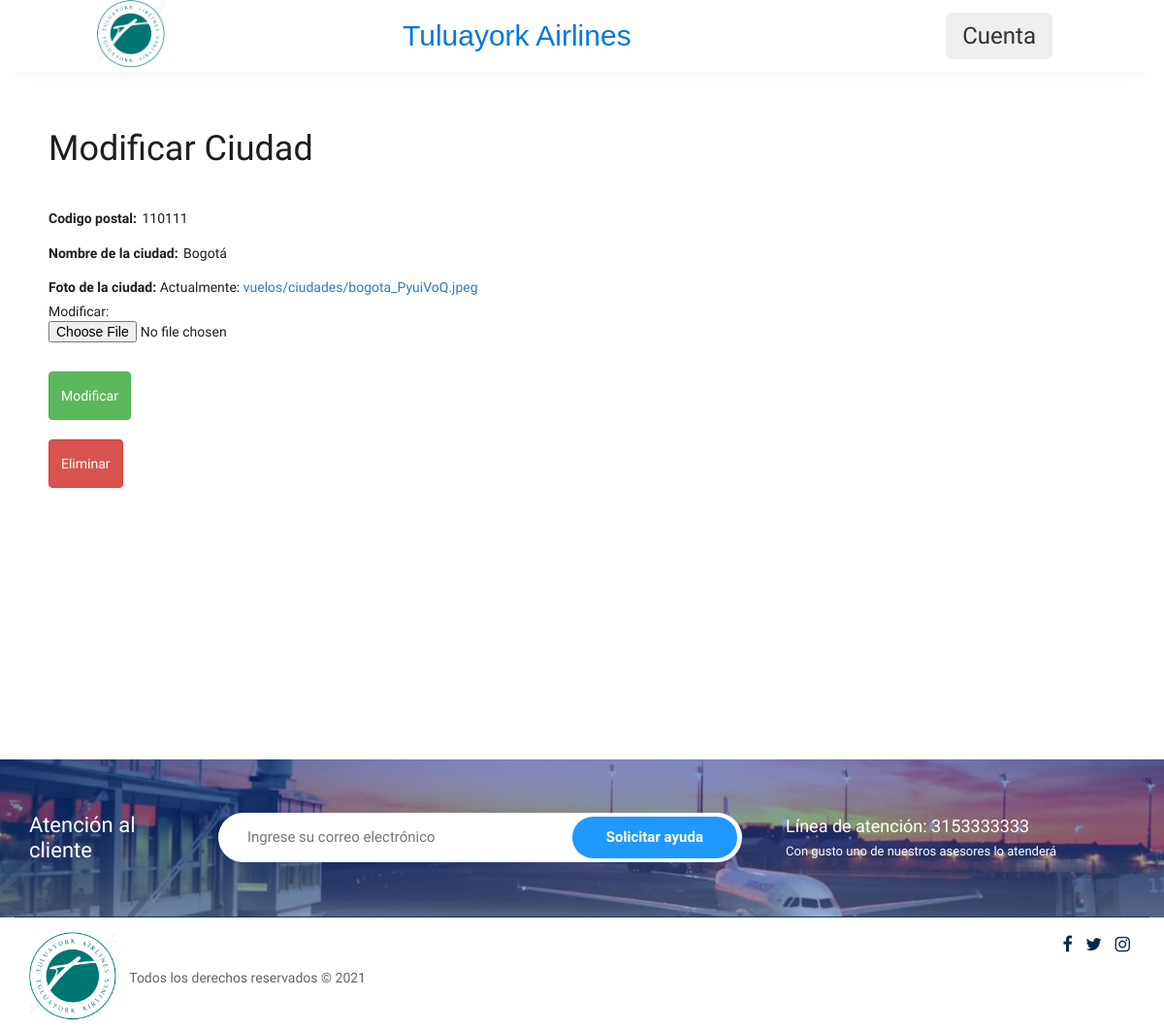
The page /modificar-ciudad-110111 on the database as committed earlier.
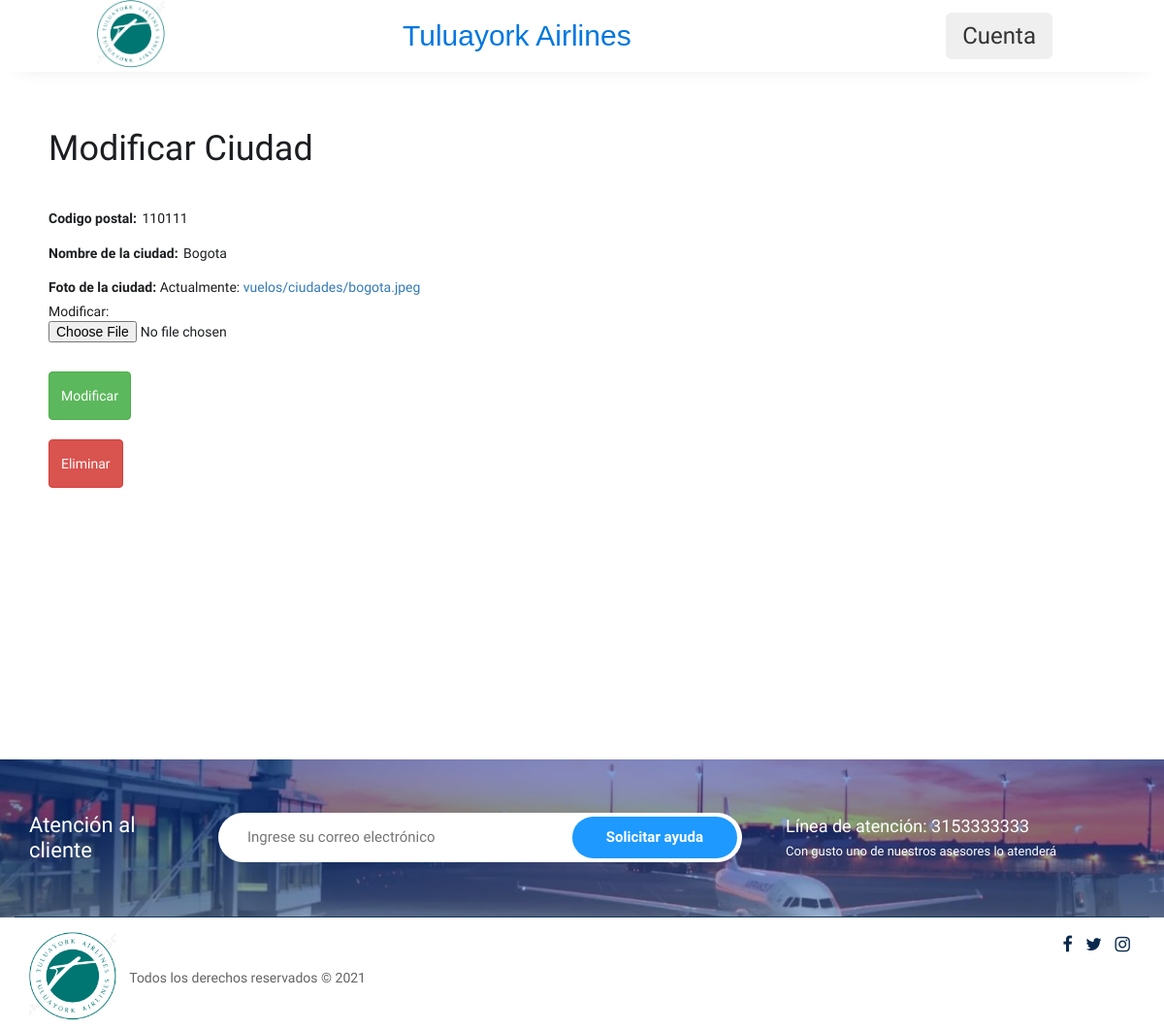
The same page on the database as committed later.
### vuelos/models.py (models this page shows, shortened)
class Ciudades(models.Model):
    postal = models.IntegerField(primary_key=True)
    nombre = models.CharField(max_length = 30,null=False)
    foto = models.ImageField(upload_to='vuelos/ciudades/',null = True, blank = True)

### vuelos/views.py (the view)
# urls.py: path('modificar-ciudad-<int:id>', views.modificar_ciudad, name='modificar-ciudad'),
def modificar_ciudad(request,id):
    form = CiudadForm()
    ciud = Ciudades.objects.get(postal=id)
    context = {
            'form':form,
            'id':id
            }
    if request.method == 'POST':
        ciudad = Ciudades.objects.get(pk=id)
        nombre = request.POST['ciudad']
        postal = request.POST['postal']
        ciudad.nombre = nombre
        ciudad.postal = postal
        ciudad.save()
        return redirect('vuelos:ciudades')
    else:
        form = CiudadForm(
            initial={
                'postal': ciud.postal,
                'nombre': ciud.nombre,
                'foto' :  ciud.foto,
            })
        return render(request,'vuelos/modificarCiudad.html',{"form":form, 'id':id})

### forms.py
class CiudadForm(forms.Form):
    postal = forms.IntegerField(label = 'Codigo postal')
    nombre = forms.CharField(max_length=30,label='Nombre de la ciudad')
    foto = forms.ImageField(label='Foto de la ciudad')

### vuelos/templates/vuelos/modificarCiudad.html (shortened to what this page needs)
{% extends 'vuelos/base.html' %}
{% block content %}
<br>
<div class="container mt-5 mb-5" >
  <div class="row d-flex align-items-center justify-content-center">
    <div class="col-md-6" >
        <div class="card px-5 py-5">
          <div class='text-left'>
            <br>
            <h1> Modificar Ciudad</h1>
            <br>
            <form method='POST'>
              <br>
                {{form.as_p}}
              <br>
              <button type='submit' class='btn-success btn btn-primary mr-4 signup'>Modificar</button>
            </form>
	            <br>
              <a href="{% url 'vuelos:eliminar-aerolinea' id%}" style="text-decoration:none" ><button type='submit' class='btn-danger btn btn-primary mr-4 signup'>Eliminar</button></a>
          </div>
          <br>
        </div>
      </div>
    </div>
  </div>
<br>
{% endblock %}

Rows that differ between the two databases and show on the page:
changed Ciudades id 110111: nombre "Bogotá" → "Bogota"
Other text that changed with them:
text no longer shown: "Codigo postal: Nombre de la ciudad: Foto de la ciudad: Actualmente: vuelos/ciudades/bogota_PyuiVoQ.jpeg Modificar:"
text now shown: "Codigo postal: Nombre de la ciudad: Foto de la ciudad: Actualmente: vuelos/ciudades/bogota.jpeg Modificar:"
